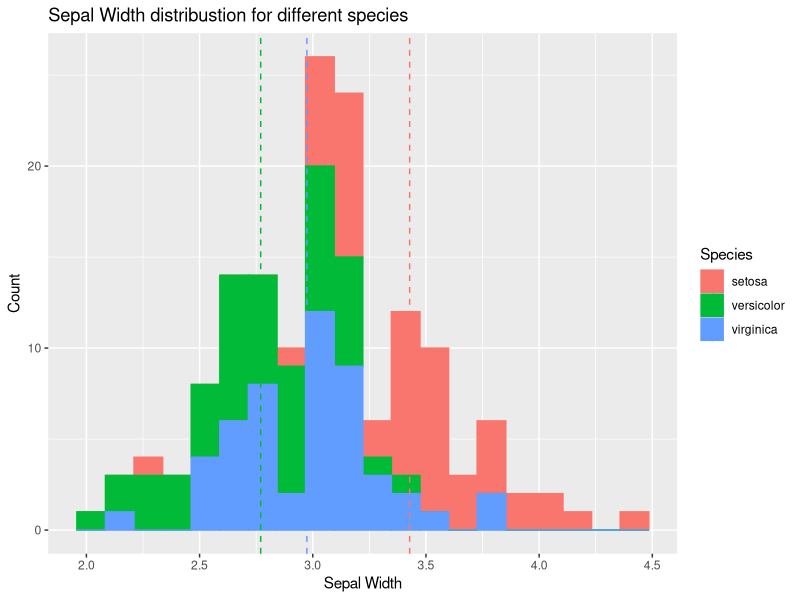
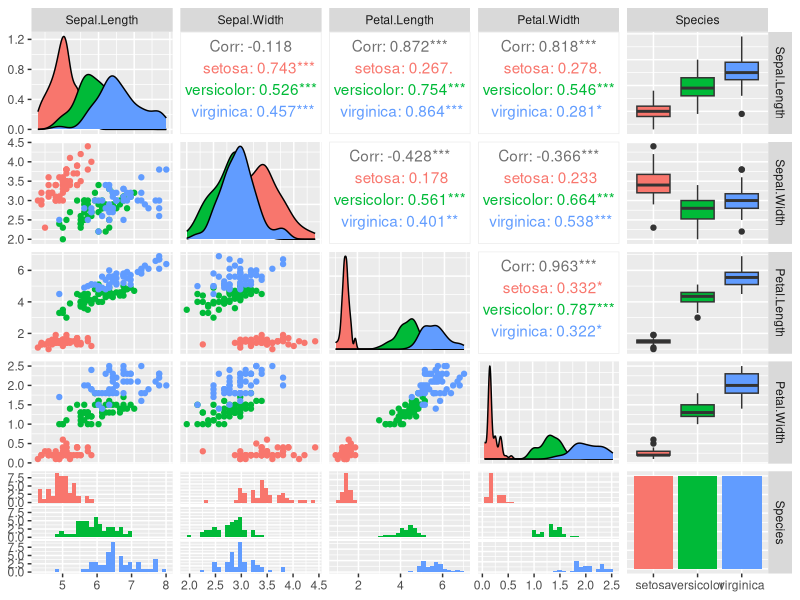

Write the R code that produced these figures, in order.
library("ggplot2")
library("GGally") 
data(iris)

agg <- iris %>%
aggregate(. ~Species,., mean)

a <- ggplot(iris, aes(x = Sepal.Width)) +
geom_histogram(aes(fill=Species, color=Species), bins=20) +
geom_vline(data=agg, aes(xintercept=Sepal.Width, color=Species), linetype="dashed") +
labs(x='Sepal Width', y='Count', title='Sepal Width distribustion for different species')
ggsave("/home/AiBD_Dawid_Wozniak/Lab_14/img/zad_2_plot1.jpg", plot = a)

a <- ggpairs(data = iris, aes(color = Species))
ggsave("/home/AiBD_Dawid_Wozniak/Lab_14/img/zad_2_plot2.jpg", plot = a)